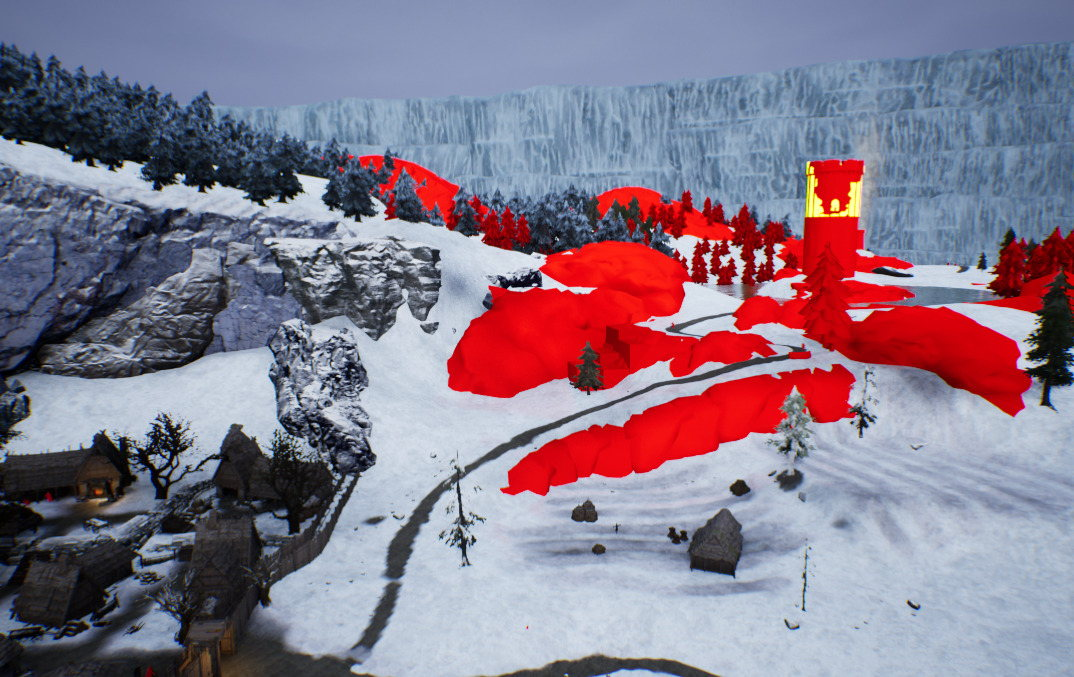
#> input picture img/01-mock-02.jpg, 1074 x 677 px; its folder holds only this picture in this run
$ python montage.py
#> lines starting #> are read from the running program, lines starting #| are printed output that depends on the picture
# -*- coding: utf-8 -*-
"""대외비 자료(평면도 · 목업)를 블러 몽타주로 굽는다.

    python3 src/montage.py

평면도와 목업은 회사 대외비라 배포본에 원본을 두지 않는다. 지역별로 모아
한 장의 몽타주로 합치고, 되돌릴 수 없게 뭉갠 뒤 img/redacted/ 에 저장한다.
CSS 필터로 가리는 방식은 원본 파일이 그대로 내려받아지므로 쓰지 않는다.

가리는 대상은 글씨(지명·수치·주석)다. 동선과 공간 구조는 보여야 작업물 구실을
하므로, 글씨가 읽히지 않는 선까지만 뭉갠다.

  1) 타일 박스 크기로 축소   — 원본 대비 3~4배 축소라 여기서 이미 잔글씨가 사라진다
  2) 절반 크기로 한 번 더    — 남은 큰 글씨까지 버린다. 잃은 정보는 돌아오지 않는다
  3) 약한 가우시안 블러      — 축소 격자를 지운다

원본은 이 저장소에 없다. 다시 구우려면 원본을 아무 데나 풀고 위치를 넘긴다.

    MONTAGE_SRC=/path/to/originals python3 src/montage.py
"""
import math
import os

from PIL import Image, ImageFilter

ROOT = os.path.dirname(os.path.dirname(os.path.abspath(__file__)))
IMG = os.path.join(ROOT, "img")
SRC = os.environ.get("MONTAGE_SRC") or IMG      # 원본 위치
OUT = os.path.join(IMG, "redacted")

WIDTH = 1600          # 몽타주 가로 (표시 폭 1000px 의 1.6배)
SCALE = 0.5           # 타일 너비의 이 비율까지 줄였다 되돌린다
BLUR = 3.5            # 가우시안 블러 반경(px) — 축소 격자를 지울 만큼만
BG = (22, 26, 32)     # 빈칸·여백 색


def tiles_for(n):
    if n <= 2:
        return n
    return 3 if n <= 12 else 4


def redact_tile(im, tw, th):
    """타일 한 장에서 글씨를 지운다 — 축소 → 확대 → 약한 블러."""
    small = im.resize((max(int(tw * SCALE), 24), max(int(th * SCALE), 14)), Image.BILINEAR)
    back = small.resize((tw, th), Image.BICUBIC)
    return back.filter(ImageFilter.GaussianBlur(radius=BLUR))


def fit(f, tw, th):
    """타일 박스를 채운다. 목업(가로 스샷)은 센터 크롭, 평면도는 세로라 통째로 넣는다."""
    im = Image.open(f).convert("RGB")
    if "-plan" in os.path.basename(f):
        box = Image.new("RGB", (tw, th), BG)
        im.thumbnail((tw, th), Image.LANCZOS)
        box.paste(im, ((tw - im.width) // 2, (th - im.height) // 2))
        return box
    want, (w, h) = tw / th, im.size
    if w / h > want:
        nw = int(h * want)
        return im.crop(((w - nw) // 2, 0, (w - nw) // 2 + nw, h))
    nh = int(w / want)
    return im.crop((0, (h - nh) // 2, w, (h - nh) // 2 + nh))


def montage(files, width=WIDTH):
    cols = tiles_for(len(files))
    rows = math.ceil(len(files) / cols)
    tw = width // cols
    th = int(tw * 9 / 16)
    canvas = Image.new("RGB", (width, th * rows), BG)
    for r in range(rows):
        band = files[r * cols:(r + 1) * cols]
        x0 = (width - len(band) * tw) // 2   # 모자라는 마지막 줄은 가운데로
        for i, f in enumerate(band):
            canvas.paste(redact_tile(fit(f, tw, th), tw, th), (x0 + i * tw, r * th))
    return canvas


def main():
    os.makedirs(OUT, exist_ok=True)
    nums = sorted({f.split("-")[0] for f in os.listdir(SRC)
                   if "-plan" in f or "-mock" in f})
    if not nums:
        print("%s 에 평면도·목업 원본이 없다. MONTAGE_SRC 로 원본 위치를 넘길 것." % SRC)
        return
    for num in nums:
        files = [os.path.join(SRC, f) for f in os.listdir(SRC)
                 if f.startswith(num + "-plan") or f.startswith(num + "-mock")]
        # 평면도를 맨 앞에 — 지역을 한눈에 보여주는 자료라 먼저 온다
        files.sort(key=lambda p: ("-plan" not in os.path.basename(p), p))
        out = os.path.join(OUT, "%s.webp" % num)
        montage(files).save(out, "WEBP", quality=70, method=6)
#> in montage, `canvas = Image.new("RGB", (width, th * rows), BG)`:
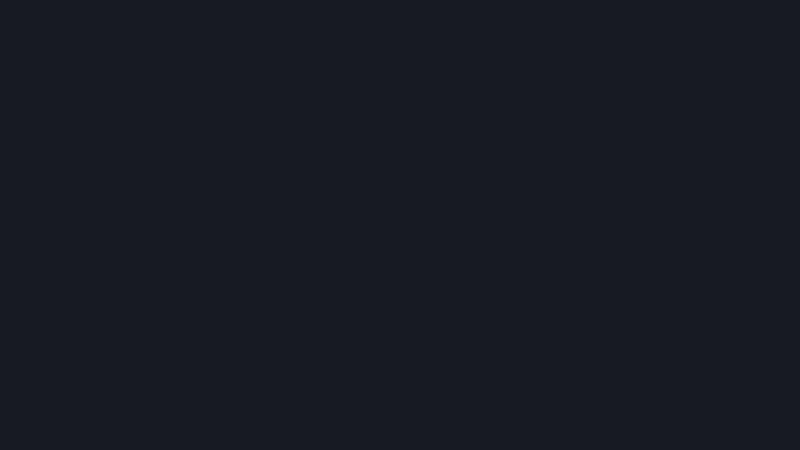
#> canvas: PIL image 1600x900 RGB (shown at 1/2 size); mean R, G, B 22, 26, 32
#> in fit, im is the input picture: PIL image 1074x677 RGB; mean R, G, B 134.6, 121, 138.9
#> in fit, `return im.crop((0, (h - nh) // 2, w, (h - nh) // 2 + nh))`:
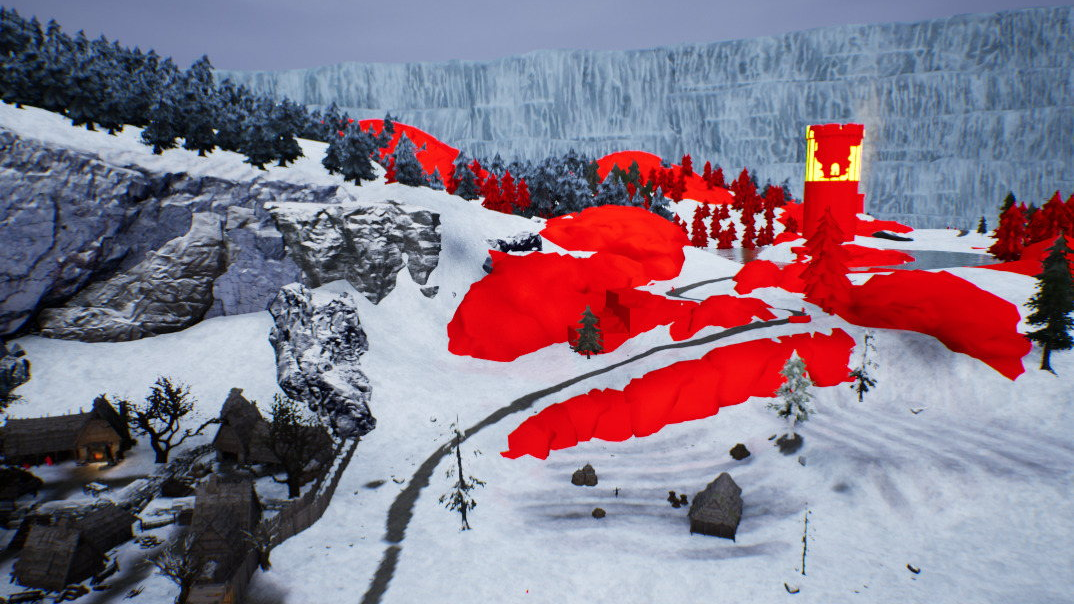
#> returned value: PIL image 1074x604 RGB; mean R, G, B 135.4, 119, 136.2
#> in redact_tile, `return back.filter(ImageFilter.GaussianBlur(radius=BLUR))`:
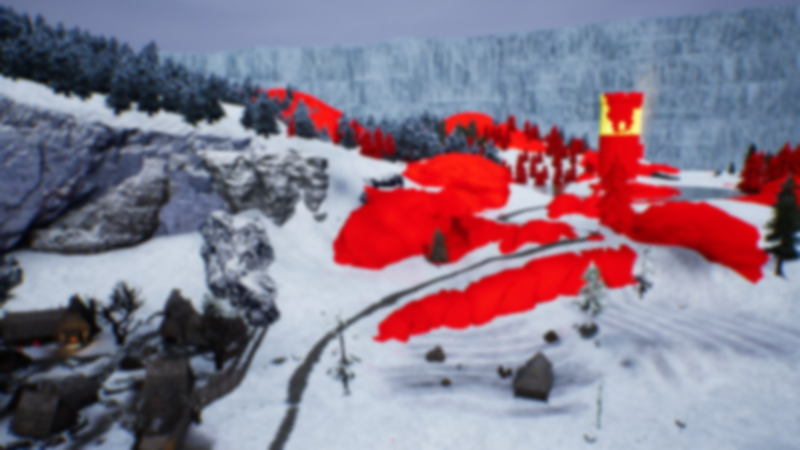
#> returned value: PIL image 1600x900 RGB (shown at 1/2 size); mean R, G, B 135.4, 119, 136.3
        print("%s  %2d장 → %s  %.0f KB" % (num, len(files), os.path.basename(out),
                                          os.path.getsize(out) / 1024))
#| 01   1장 → 01.webp  44 KB


if __name__ == "__main__":
    main()

$ run again, on img/01-mock-08.jpg
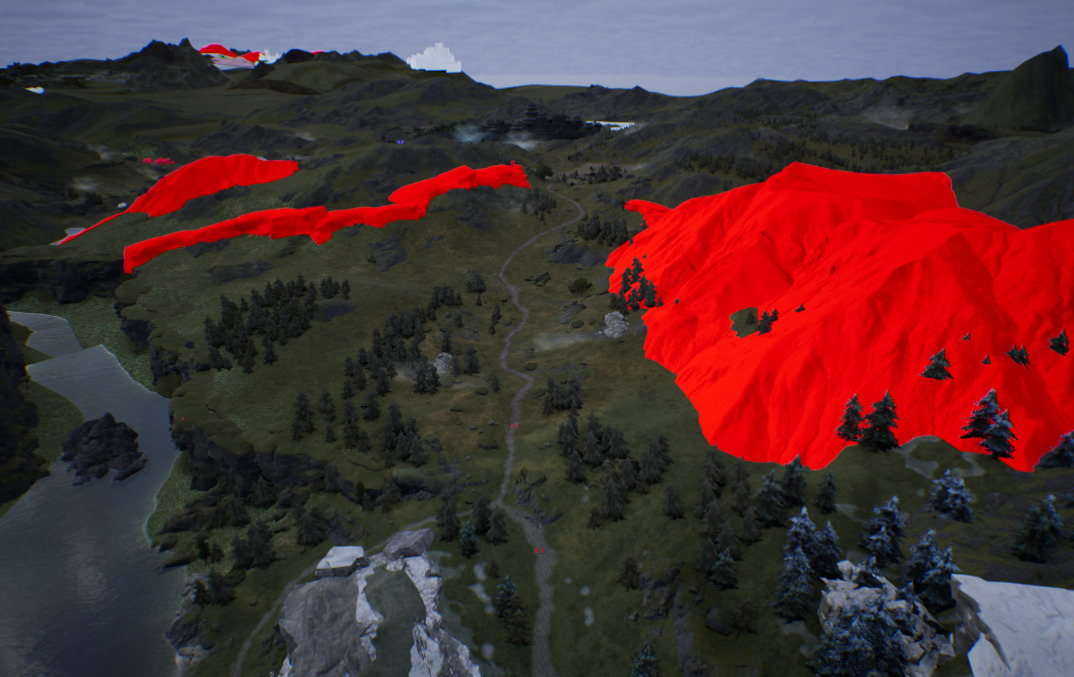
#> input picture img/01-mock-08.jpg, 1074 x 677 px
#> in fit, im is the input picture: PIL image 1074x677 RGB; mean R, G, B 80.3, 49.9, 52.2
#> in fit, `return im.crop((0, (h - nh) // 2, w, (h - nh) // 2 + nh))`:
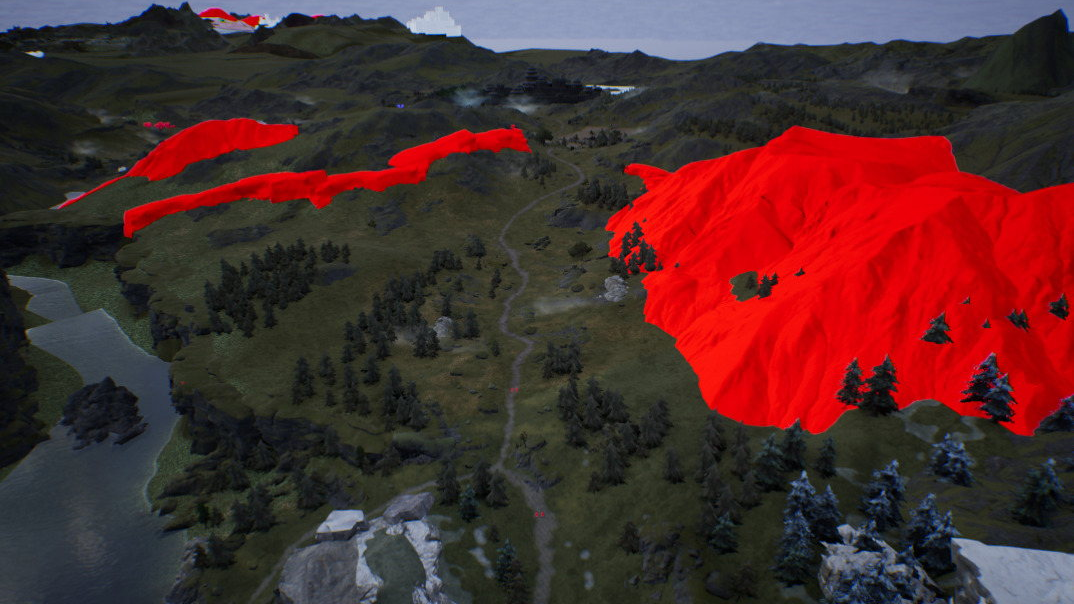
#> returned value: PIL image 1074x604 RGB; mean R, G, B 79.5, 44.4, 44.6
#> in redact_tile, `return back.filter(ImageFilter.GaussianBlur(radius=BLUR))`:
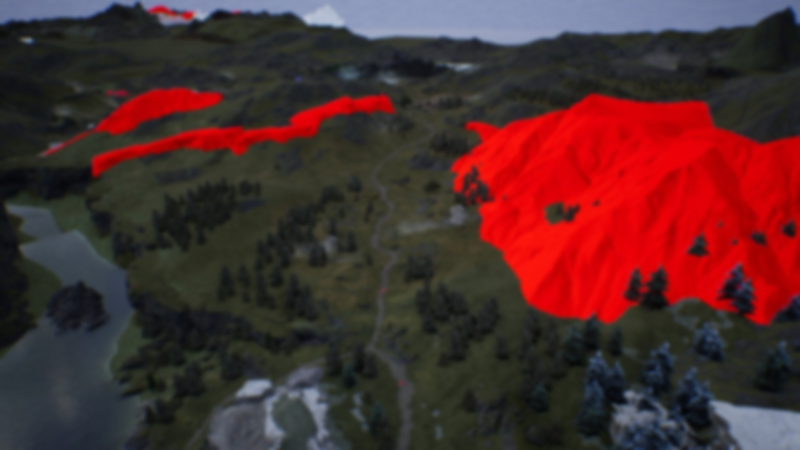
#> returned value: PIL image 1600x900 RGB (shown at 1/2 size); mean R, G, B 79.5, 44.4, 44.6
#| 01   1장 → 01.webp  29 KB
